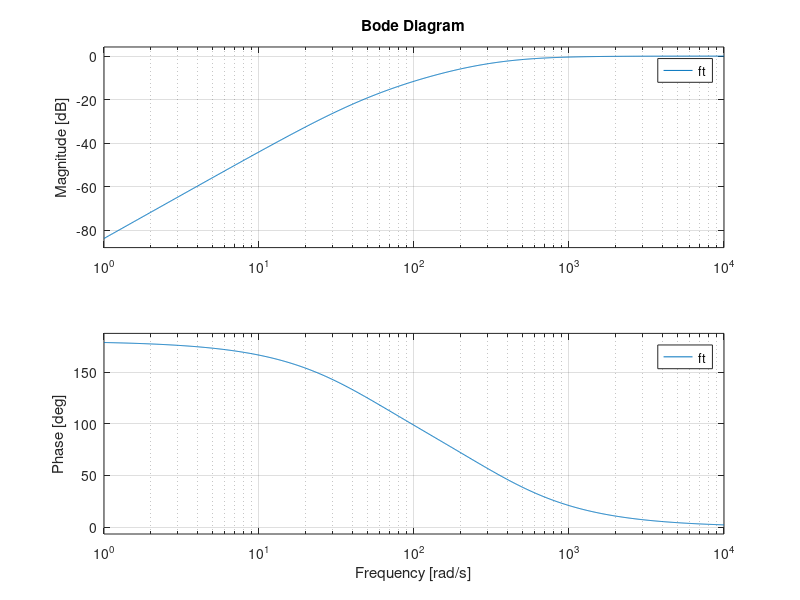

Reproduce this figure in MATLAB.
R = 800e3;
R1 = 10e3;
C = 10e-9;
L = 20e-3;

%Función 2
Num = [1 0 0];
Den = [1 (1/(C*R)+1/(C*R)+1/(C*R)) 1/(C*C*R*R)];
ft = tf(Num,Den)
figure('Name','Función Transferencia Pasa Altos');
bode(ft);